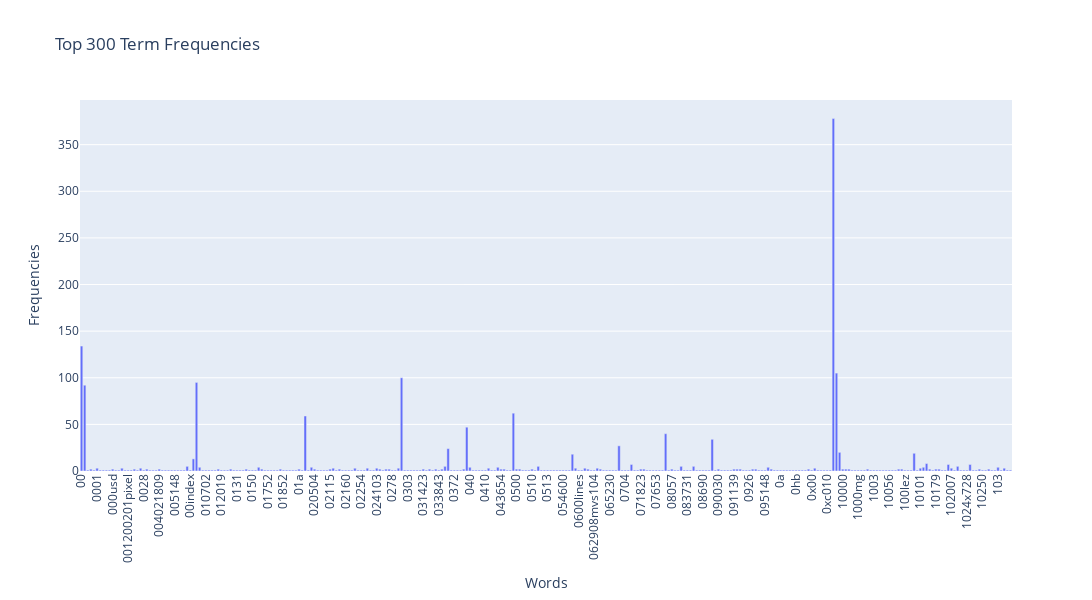

Notebook cell for this chart:
### Code cell
import plotly.express as px

words = count_vect.get_feature_names_out()[:300]
freqs = term_frequencies[:300]

fig = px.bar(
    x=words,
    y=freqs,
    labels={'x': 'Words', 'y': 'Frequencies'},
    title="Top 300 Term Frequencies"
)

fig.update_layout(
    xaxis_tickangle=-90,
    width=3000,  
    height=600
)

fig.show()

### Figure 1 — Plotly figure (JSON) as saved in the notebook; plotly's stock layout.template omitted (floating-point values rounded to 4 significant figures; data arrays with more than 128 entries replaced by an {"elided": "..."} marker saying what was removed)
{"data": [{"hovertemplate": "Words=%{x}<br>Frequencies=%{y}<extra></extra>", "legendgroup": "", "marker": {"color": "#636efa", "pattern": {"shape": ""}}, "name": "", "orientation": "v", "showlegend": false, "textposition": "auto", "type": "bar", "x": {"elided": "300 str values"}, "xaxis": "x", "y": {"elided": "300 int values"}, "yaxis": "y"}], "layout": {"barmode": "relative", "height": 600, "legend": {"tracegroupgap": 0}, "title": {"text": "Top 300 Term Frequencies"}, "width": 3000, "xaxis": {"anchor": "y", "domain": [0, 1], "tickangle": -90, "title": {"text": "Words"}}, "yaxis": {"anchor": "x", "domain": [0, 1], "title": {"text": "Frequencies"}}}}
